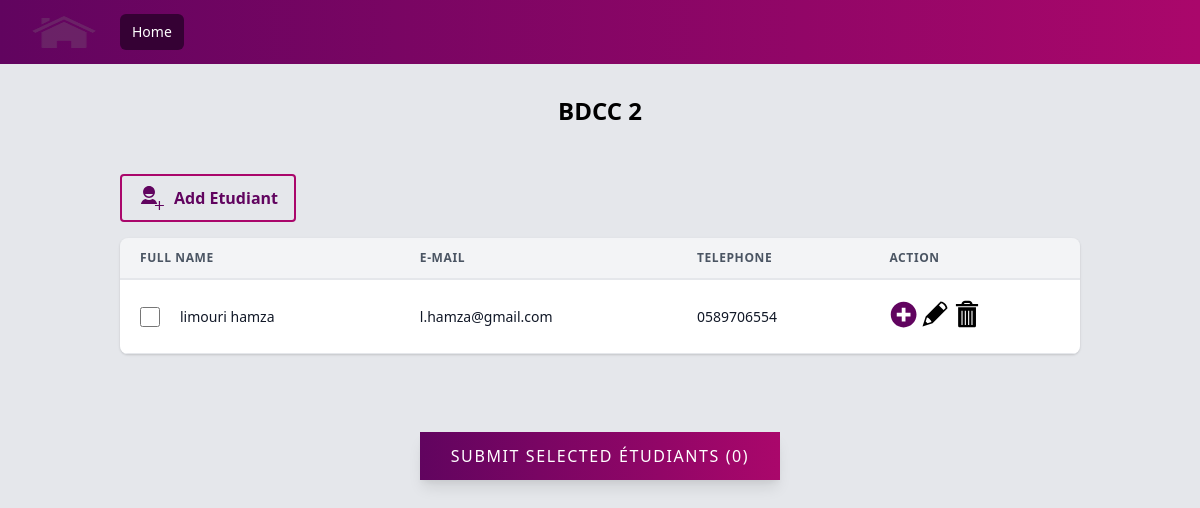
Page /class.php?f=2 (signed in) on the committed database.
### tables this page shows
CREATE TABLE IF NOT EXISTS `filiere` (
  `idFiliere` int(11) NOT NULL AUTO_INCREMENT,
  `nomFi` varchar(100) NOT NULL,
  PRIMARY KEY (`idFiliere`)
);

CREATE TABLE IF NOT EXISTS `etudiant` (
  `idEtu` int(11) NOT NULL AUTO_INCREMENT,
  `nomEtu` varchar(30) NOT NULL,
  `prenomEtu` varchar(30) NOT NULL,
  `telEtu` varchar(10) NOT NULL,
  `emailEtu` varchar(100) NOT NULL,
  `idFiliere` int(11) NOT NULL,
  PRIMARY KEY (`idEtu`),
  KEY `idFiliere` (`idFiliere`)
);

### class.php (the view, shortened to what this page needs)
<!DOCTYPE html>
<?php
include("cnx.php");
?>
<?php
$req="select * from filiere where idFiliere =".htmlspecialchars($_GET['f']);
    $res=$dbcnx->query($req);
        if($res->num_rows){
            $tab=$res->fetch_assoc();
        }
?>
<html>
<head>
    <link rel="stylesheet" href="https://unpkg.com/tailwindcss@2.0.2/dist/tailwind.min.css" />
    <link rel="stylesheet" href="css/styles.css" />
</head>
<body>
    <nav class="gnavbar">
        <div class="max-w-7xl mx-auto px-2 sm:px-6 lg:px-8">
            <div class="relative flex items-center justify-between h-16">
                <div class="flex-1 flex items-center justify-center sm:items-stretch sm:justify-start">
                    <div class="flex-shrink-0 flex items-center">
                        <a href="index.php"><img class="hidden lg:block h-8" width="64" height=""
                            src="imgs/school_128.png"
                            alt="Workflow" >
                        </a>
                    </div>
                    <div class="hidden sm:block sm:ml-6">
                        <div class="flex space-x-4">
                            <a href="index.php" class="hgr text-white px-3 py-2 rounded-md text-sm font-medium">Home</a>
                        </div>
                    </div>
                </div>
            </div>
        </div>
    </nav>
    <body class="antialiased font-sans bg-gray-200">
        <div class="container mx-auto px-4 sm:px-8">
            <div class="py-8">
                <div class="text-center mb-10">
                    <h2 class="text-2xl font-semibold leading-tight"><?=$tab["nomFi"]?></h2>
                </div>
                <button style="color: #61045F !important; border: 2px solid #AA076B;" id="add_st"
                    class="bg-grey-light hover:bg-grey text-grey-darkest font-bold py-2 px-4 rounded inline-flex items-center ml-auto mt-2">
                    <span class="ml-2">Add Etudiant</span>
                </button>
                <div class="-mx-4 sm:-mx-8 px-4 sm:px-8 py-4 overflow-x-auto">
                    <div class="inline-block min-w-full shadow rounded-lg overflow-hidden">
                        <table class="min-w-full leading-normal">
                            <thead>
                                <tr>
                                    <th
                                        class="px-5 py-3 border-b-2 border-gray-200 bg-gray-100 text-left text-xs font-semibold text-gray-600 uppercase tracking-wider">
                                        Full Name
                                    </th>
                                    <th
                                        class="px-5 py-3 border-b-2 border-gray-200 bg-gray-100 text-left text-xs font-semibold text-gray-600 uppercase tracking-wider">
                                        E-mail
                                    </th>
                                    <th
                                        class="px-5 py-3 border-b-2 border-gray-200 bg-gray-100 text-left text-xs font-semibold text-gray-600 uppercase tracking-wider">
                                        Telephone
                                    </th>
                                    <th
                                        class="px-5 py-3 border-b-2 border-gray-200 bg-gray-100 text-left text-xs font-semibold text-gray-600 uppercase tracking-wider">
                                        Action
                                    </th>
                                </tr>
                            </thead>
                            <tbody>
<?php
    $idf=htmlspecialchars($_GET['f']);
    $req1="select * from etudiant where idFiliere=$idf";
    $res1=$dbcnx->query($req1);
        if($res1->num_rows){
         while($tab1=$res1->fetch_assoc()){
             ?>
                                <tr>
                                    <td class="px-5 py-5 border-b border-gray-200 bg-white text-sm">
                                        <div class="flex items-center">
                                            <label class="inline-flex items-center">
                                                <input name="m_u" type="checkbox" class="form-checkbox h-5 w-5 mr-2"
                                                    data-user-id="<?=$tab1['idEtu']?>">
                                            </label>
                                            <div class="ml-3">
                                                <p class="text-gray-900 whitespace-no-wrap">
                                                    <?=$tab1['nomEtu']?> <?=$tab1['prenomEtu']?>
                                                </p>
                                            </div>
                                        </div>
                                    </td>
                                    <td class="px-5 py-5 border-b border-gray-200 bg-white text-sm">
                                        <p class="text-gray-900 whitespace-no-wrap"><?=$tab1['emailEtu']?></p>
                                    </td>
                                    <td class="px-5 py-5 border-b border-gray-200 bg-white text-sm">
                                        <p class="text-gray-900 whitespace-no-wrap">
                                            <?=$tab1['telEtu']?>
                                        </p>
                                    </td>
                                    <td class="px-5 py-5 border-b border-gray-200 bg-white text-sm">
                                        <button class="text-grey" id="edit_btn" data-user="<?=$tab1['nomEtu']?> <?=$tab1['prenomEtu']?>"
                                            data-user-id="<?=$tab1['idEtu']?>">
                                        </button>
                                        <button class="text-grey" data-user-id="<?=$tab1['idEtu']?>" id="edit_st">
                                        </button>
                                        <button id="delete_st" data-user-id="<?=$tab1['idEtu']?>">
                                        </button>
                                    </td>
                                </tr>
            <?php
        }}
?>
                            </tbody>
                        </table>
                    </div>
                </div>
            </div>
        </div>
        <div class="w-full flex items-center justify-center">
            <button id="submit_multiple" style="width:30%"
                class="transition duration-500 ease-in-out transform hover:-translate-z-1 hover:scale-110 w-full py-3 mt-6 font-medium tracking-widest text-white uppercase gnavbar shadow-lg focus:outline-none hover:bg-gray-900 hover:shadow-none">
                Submit selected étudiants (0)
            </button>
        </div>
    </body>
</body>
</html>

### css/styles.css (style rules this page uses)
.gnavbar { background: #AA076B; background: -webkit-linear-gradient(to right, #61045F, #AA076B); background: linear-gradient(to right, #61045F, #AA076B); }
.hgr { background-color: #350134; }

### rows in the picture
filiere: nomFi "BDCC 2"
etudiant: nomEtu "limouri", prenomEtu "hamza", emailEtu "l.hamza@gmail.com", telEtu "0589706554"
